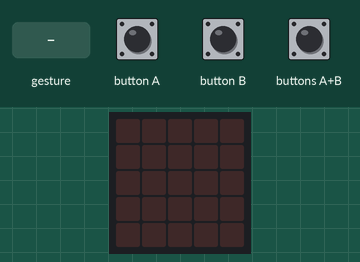
The program below on a simulated BBC micro:bit (MakeCode). Parts: the board's 5×5 LED display. Inputs (shaded band) come from the test bench. Random numbers come from a fixed seed; a tilt is held for 1.5 s and a shake lasts 1 s, then the board lies face up again.

Above: at 1.2 s.
1.3 s: button A pressed for 0.15 s
At 2.0 s:
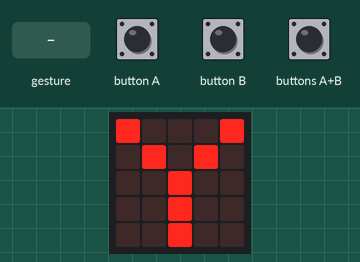
2.9 s: button B pressed for 0.15 s
At 4.2 s:
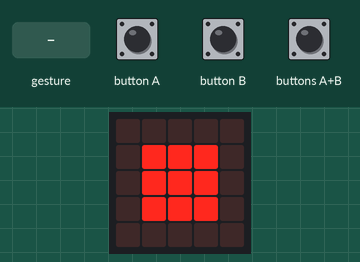
4.5 s: gesture 'shake'
At 5.1 s:
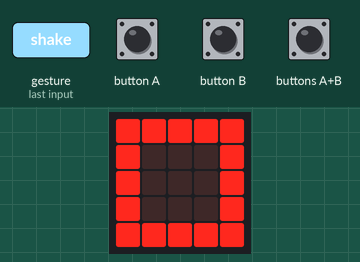
6.2 s: buttons A+B pressed for 0.15 s
At 7.0 s:
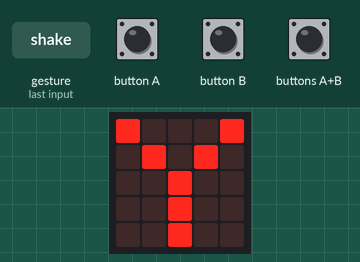
7.8 s: buttons A+B pressed for 1 s
At 9.4 s:
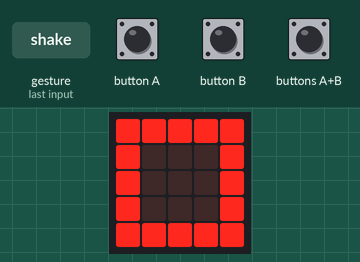
Timing chart, 0 to 10.9 s (numbered marks = the images above; inputs shaded):
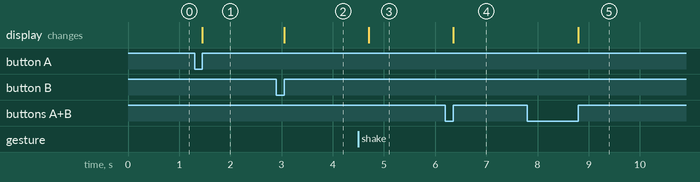

The program:

main.ts
```typescript
input.onButtonPressed(Button.A, function () {
    basic.showLeds(`
        # . . . #
        . # . # .
        . . # . .
        . . # . .
        . . # . .
        `)
})
input.onGesture(Gesture.Shake, function () {
    basic.showLeds(`
        # # # # #
        # . . . #
        # . . . #
        # . . . #
        # # # # #
        `)
})
input.onButtonPressed(Button.AB, function () {
    if (randint(1, 3) == 1) {
        basic.showLeds(`
            # . . . #
            . # . # .
            . . # . .
            . . # . .
            . . # . .
            `)
    } else if (randint(2, 3) == 2) {
        basic.showLeds(`
            # # # # #
            # . . . #
            # . . . #
            # . . . #
            # # # # #
            `)
    } else {
        basic.showLeds(`
            . . . . .
            . # # # .
            . # # # .
            . # # # .
            . . . . .
            `)
    }
})
input.onButtonPressed(Button.B, function () {
    basic.showLeds(`
        . . . . .
        . # # # .
        . # # # .
        . # # # .
        . . . . .
        `)
})
```

test.ts
```typescript
// 테스트는 여기로 이동합니다; 이 패키지가 확장으로 사용될 때 컴파일되지 않을 것 입니다.
```

Measured:
- after the input at 1.3 s, the display: changes after 0.15 s (image 1)
- after the input at 2.9 s, the display: changes after 0.15 s (image 2)
- after the input at 4.5 s, the display: changes after 0.20 s (image 3)
- after the input at 6.2 s, the display: changes after 0.15 s (image 4)
- after the input at 7.8 s, the display: changes after 1.0 s (image 5)
